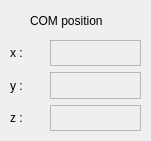
    <widget class="QFrame" name="frame_3">
     <property name="geometry">
      <rect>
       <x>670</x>
       <y>160</y>
       <width>151</width>
       <height>141</height>
      </rect>
     </property>
     <property name="frameShape">
      <enum>QFrame::NoFrame</enum>
     </property>
     <property name="frameShadow">
      <enum>QFrame::Raised</enum>
     </property>
     <widget class="QWidget" name="verticalLayoutWidget_2">
      <property name="geometry">
       <rect>
        <x>50</x>
        <y>40</y>
        <width>91</width>
        <height>91</height>
       </rect>
      </property>
      <layout class="QVBoxLayout" name="verticalLayout_2">
       <item>
        <widget class="QLabel" name="label">
         <property name="autoFillBackground">
          <bool>false</bool>
         </property>
         <property name="frameShape">
          <enum>QFrame::StyledPanel</enum>
         </property>
         <property name="text">
          <string/>
         </property>
        </widget>
       </item>
       <item>
        <widget class="QLabel" name="label_2">
         <property name="frameShape">
          <enum>QFrame::StyledPanel</enum>
         </property>
         <property name="text">
          <string/>
         </property>
        </widget>
       </item>
       <item>
        <widget class="QLabel" name="label_3">
         <property name="frameShape">
          <enum>QFrame::StyledPanel</enum>
         </property>
         <property name="text">
          <string/>
         </property>
        </widget>
       </item>
      </layout>
     </widget>
     <widget class="QWidget" name="verticalLayoutWidget_5">
      <property name="geometry">
       <rect>
        <x>10</x>
        <y>40</y>
        <width>31</width>
        <height>91</height>
       </rect>
      </property>
      <layout class="QVBoxLayout" name="verticalLayout_5">
       <item>
        <widget class="QLabel" name="label_7">
         <property name="text">
          <string>x :</string>
         </property>
        </widget>
       </item>
       <item>
        <widget class="QLabel" name="label_8">
         <property name="text">
          <string>y :</string>
         </property>
        </widget>
       </item>
       <item>
        <widget class="QLabel" name="label_9">
         <property name="text">
          <string>z :</string>
         </property>
        </widget>
       </item>
      </layout>
     </widget>
     <widget class="QLabel" name="label_10">
      <property name="geometry">
       <rect>
        <x>30</x>
        <y>10</y>
        <width>91</width>
        <height>21</height>
       </rect>
      </property>
      <property name="text">
       <string>COM position</string>
      </property>
     </widget>
    </widget>
